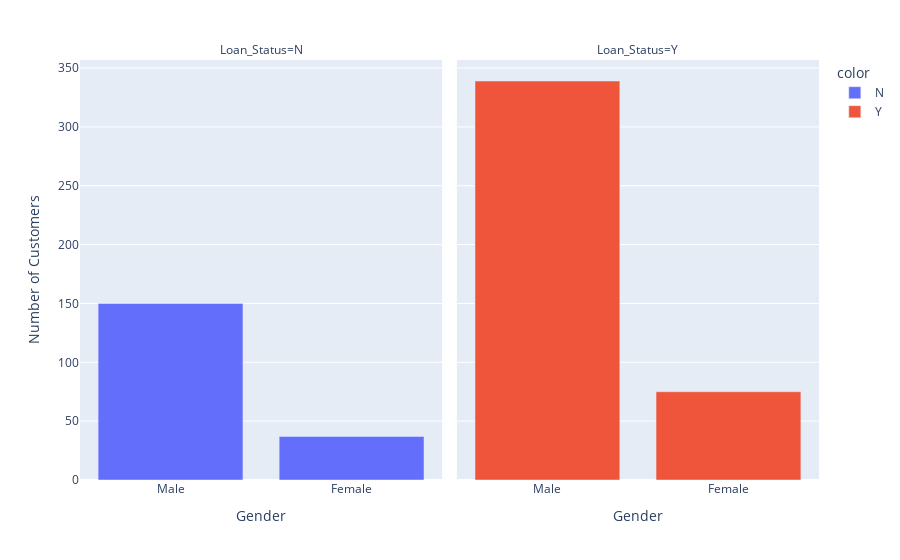
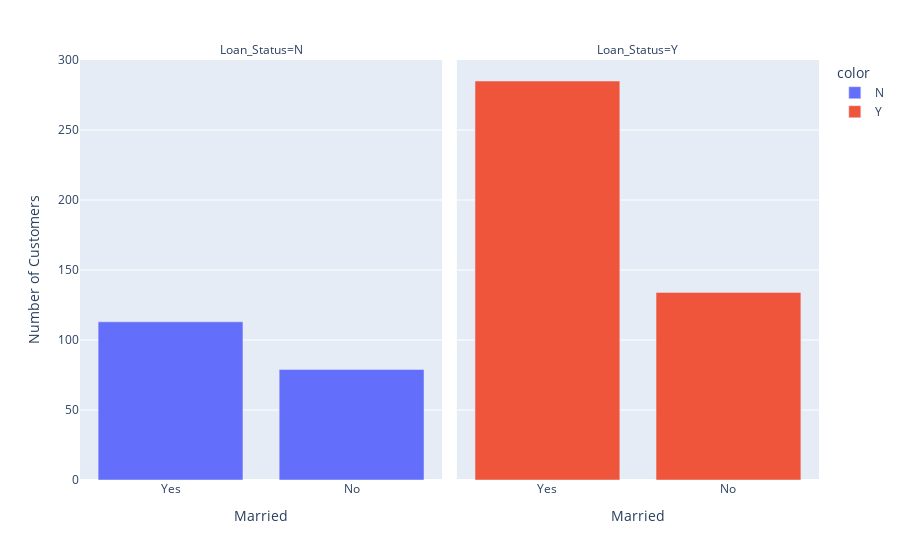
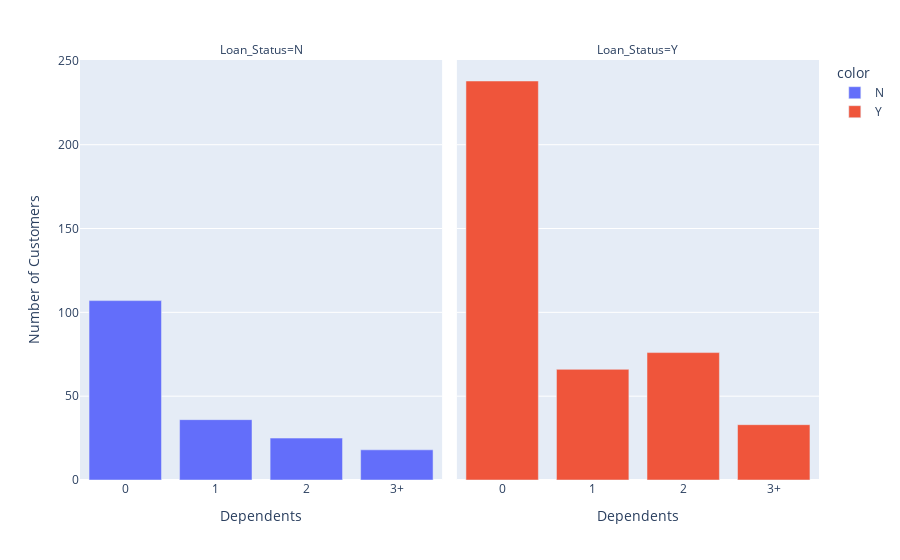

Notebook code cell kept with these figures, in order:
### Code cell
plot_cols = ['Gender'
             ,'Married'
             ,'Dependents'
             ,'Education'
             ,'Self_Employed'
             ,'Property_Area']

plt.Figure(figsize=(3,4))
for col in plot_cols:
    string_df = pd.DataFrame(
    df[[col, 'Loan_Status']]
    .groupby(['Loan_Status'])
    .value_counts()
    .reset_index()
    )
    
    fig = px.bar(
    data_frame=string_df, 
    x=col, 
    y='count', 
    facet_col='Loan_Status', 
    color=string_df['Loan_Status'].astype(str) # convert it to string to avoid continuous scale on legend
    )

    fig.update_layout(xaxis_title=col, yaxis_title='Number of Customers')
    fig.show()

### Figure 1 — Plotly figure (JSON) as saved in the notebook; plotly's stock layout.template omitted (floating-point values rounded to 4 significant figures)
{"data": [{"alignmentgroup": "True", "hovertemplate": "color=N<br>Loan_Status=N<br>Gender=%{x}<br>count=%{y}<extra></extra>", "legendgroup": "N", "marker": {"color": "#636efa", "pattern": {"shape": ""}}, "name": "N", "offsetgroup": "N", "orientation": "v", "showlegend": true, "textposition": "auto", "type": "bar", "x": ["Male", "Female"], "xaxis": "x", "y": [150, 37], "yaxis": "y"}, {"alignmentgroup": "True", "hovertemplate": "color=Y<br>Loan_Status=Y<br>Gender=%{x}<br>count=%{y}<extra></extra>", "legendgroup": "Y", "marker": {"color": "#EF553B", "pattern": {"shape": ""}}, "name": "Y", "offsetgroup": "Y", "orientation": "v", "showlegend": true, "textposition": "auto", "type": "bar", "x": ["Male", "Female"], "xaxis": "x2", "y": [339, 75], "yaxis": "y2"}], "layout": {"annotations": [{"font": {}, "showarrow": false, "text": "Loan_Status=N", "x": 0.245, "xanchor": "center", "xref": "paper", "y": 1, "yanchor": "bottom", "yref": "paper"}, {"font": {}, "showarrow": false, "text": "Loan_Status=Y", "x": 0.755, "xanchor": "center", "xref": "paper", "y": 1, "yanchor": "bottom", "yref": "paper"}], "barmode": "relative", "legend": {"title": {"text": "color"}, "tracegroupgap": 0}, "margin": {"t": 60}, "xaxis": {"anchor": "y", "domain": [0, 0.49], "title": {"text": "Gender"}}, "xaxis2": {"anchor": "y2", "domain": [0.51, 1], "matches": "x", "title": {"text": "Gender"}}, "yaxis": {"anchor": "x", "domain": [0, 1], "title": {"text": "Number of Customers"}}, "yaxis2": {"anchor": "x2", "domain": [0, 1], "matches": "y", "showticklabels": false}}}

### Figure 2 — Plotly figure (JSON) as saved in the notebook; plotly's stock layout.template omitted (floating-point values rounded to 4 significant figures)
{"data": [{"alignmentgroup": "True", "hovertemplate": "color=N<br>Loan_Status=N<br>Married=%{x}<br>count=%{y}<extra></extra>", "legendgroup": "N", "marker": {"color": "#636efa", "pattern": {"shape": ""}}, "name": "N", "offsetgroup": "N", "orientation": "v", "showlegend": true, "textposition": "auto", "type": "bar", "x": ["Yes", "No"], "xaxis": "x", "y": [113, 79], "yaxis": "y"}, {"alignmentgroup": "True", "hovertemplate": "color=Y<br>Loan_Status=Y<br>Married=%{x}<br>count=%{y}<extra></extra>", "legendgroup": "Y", "marker": {"color": "#EF553B", "pattern": {"shape": ""}}, "name": "Y", "offsetgroup": "Y", "orientation": "v", "showlegend": true, "textposition": "auto", "type": "bar", "x": ["Yes", "No"], "xaxis": "x2", "y": [285, 134], "yaxis": "y2"}], "layout": {"annotations": [{"font": {}, "showarrow": false, "text": "Loan_Status=N", "x": 0.245, "xanchor": "center", "xref": "paper", "y": 1, "yanchor": "bottom", "yref": "paper"}, {"font": {}, "showarrow": false, "text": "Loan_Status=Y", "x": 0.755, "xanchor": "center", "xref": "paper", "y": 1, "yanchor": "bottom", "yref": "paper"}], "barmode": "relative", "legend": {"title": {"text": "color"}, "tracegroupgap": 0}, "margin": {"t": 60}, "xaxis": {"anchor": "y", "domain": [0, 0.49], "title": {"text": "Married"}}, "xaxis2": {"anchor": "y2", "domain": [0.51, 1], "matches": "x", "title": {"text": "Married"}}, "yaxis": {"anchor": "x", "domain": [0, 1], "title": {"text": "Number of Customers"}}, "yaxis2": {"anchor": "x2", "domain": [0, 1], "matches": "y", "showticklabels": false}}}

### Figure 3 — Plotly figure (JSON) as saved in the notebook; plotly's stock layout.template omitted (floating-point values rounded to 4 significant figures)
{"data": [{"alignmentgroup": "True", "hovertemplate": "color=N<br>Loan_Status=N<br>Dependents=%{x}<br>count=%{y}<extra></extra>", "legendgroup": "N", "marker": {"color": "#636efa", "pattern": {"shape": ""}}, "name": "N", "offsetgroup": "N", "orientation": "v", "showlegend": true, "textposition": "auto", "type": "bar", "x": ["0", "1", "2", "3+"], "xaxis": "x", "y": [107, 36, 25, 18], "yaxis": "y"}, {"alignmentgroup": "True", "hovertemplate": "color=Y<br>Loan_Status=Y<br>Dependents=%{x}<br>count=%{y}<extra></extra>", "legendgroup": "Y", "marker": {"color": "#EF553B", "pattern": {"shape": ""}}, "name": "Y", "offsetgroup": "Y", "orientation": "v", "showlegend": true, "textposition": "auto", "type": "bar", "x": ["0", "2", "1", "3+"], "xaxis": "x2", "y": [238, 76, 66, 33], "yaxis": "y2"}], "layout": {"annotations": [{"font": {}, "showarrow": false, "text": "Loan_Status=N", "x": 0.245, "xanchor": "center", "xref": "paper", "y": 1, "yanchor": "bottom", "yref": "paper"}, {"font": {}, "showarrow": false, "text": "Loan_Status=Y", "x": 0.755, "xanchor": "center", "xref": "paper", "y": 1, "yanchor": "bottom", "yref": "paper"}], "barmode": "relative", "legend": {"title": {"text": "color"}, "tracegroupgap": 0}, "margin": {"t": 60}, "xaxis": {"anchor": "y", "domain": [0, 0.49], "title": {"text": "Dependents"}}, "xaxis2": {"anchor": "y2", "domain": [0.51, 1], "matches": "x", "title": {"text": "Dependents"}}, "yaxis": {"anchor": "x", "domain": [0, 1], "title": {"text": "Number of Customers"}}, "yaxis2": {"anchor": "x2", "domain": [0, 1], "matches": "y", "showticklabels": false}}}
